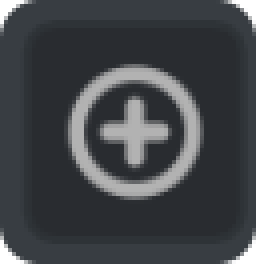
#> input picture website/content/en/images/add-object.png, 64 x 66 px (shown 4 times larger)
$ python -i make-images.py   (imports and definitions only)
#> lines starting #> are read from the running program, lines starting #| are printed output that depends on the picture; after the words box and inside, x2 and y2 are one past the last pixel; in counts of white or black regions, pixels touching at a corner belong together
#> further down, picture is the input picture: PIL image 64x66 P; mean R, G, B, A 61.4, 64.8, 68.6, 249.8
#!/usr/bin/env python3
"""make-images.py [--reprompt-crops] [--crop-only] [--lang <code>[,<code>...]] [capture...]

Takes every picture the documentation, the README and the website show, and
writes each one to the path make-images/pictures.yaml gives it. With no name,
it takes every capture of the list. Name captures, and it redoes those only:

    make-images.py input-states tab-graph
    make-images.py --reprompt-crops tab-graph
    make-images.py --lang fr tab-csv

The captures are taken in a compositor of their own, on a screen no monitor
shows. They come out the same on every machine, and the desktop is left alone.
Keep working while the command runs.

--reprompt-crops opens each picture in pick.html before the cut, to draw its
rectangle with the mouse. The same rectangle is used in every language, so you
draw it on the captures of the first language of the run.

--crop-only cuts the captures that are already there. It takes no new capture,
and it builds nothing.

--lang takes those languages only. Without it, the run takes every language the
app is translated into. A code the app has no translation for is an error.

--settle is how long a window is given to draw, in milliseconds, before its
capture is taken. Raise it if a capture holds a window that is still opening.

CAPTURES says where the captures land, PICTURES which list to read, BUILD_DIR
which build directory to compile in and take the app from, SETTLE what --settle
defaults to.

The run needs:

- kwin_wayland, spectacle and kscreen-doctor, all of KDE
- dbus-run-session and a systemd user session
- a C++ compiler and pkg-config, for physical-size.cpp
- PyYAML and Pillow

One document serves every language, and make-images/documents/overrides/<code>/
holds what changes in a language.

README.md, next to this script, documents the list, the documents, the patches
and the rectangles.
"""

import argparse
import contextlib
import functools
import http.server
import itertools
import json
import os
import shlex
import subprocess
import sys
import tempfile
import threading
import urllib.parse
import webbrowser
from pathlib import Path

import yaml
from PIL import Image, ImageChops, ImageMath, ImageStat

HERE = Path(__file__).resolve().parent
ROOT = HERE.parents[1]
# the list, the documents it names, the patches, and the rectangle picker page
DATA = HERE / "make-images"
DOCUMENTS = DATA / "documents"
OVERRIDES = DOCUMENTS / "overrides"
PICKER = DATA / "pick.html"
PHYSICAL_SIZE = DATA / "physical-size.cpp"

# overrides with these suffixes are merged into the document, and any other
# override replaces it whole
MERGED = {".zg", ".yaml"}

BUILD = Path(os.environ.get("BUILD_DIR") or ROOT / "build-zg-debug-clang")
LIST = Path(os.environ.get("PICTURES") or DATA / "pictures.yaml")
CAPTURES = Path(os.environ.get("CAPTURES") or ROOT / "captures")

# the radius of KWin's rounded corners, measured on a capture's alpha. It is in
# capture pixels, so it follows SCALE
RADIUS = 10

# the palette entries for non-opaque pixels in a 256-color picture: the rounded
# corners and the window shadow
ALPHA_LEVELS = 64

# the thresholds of an ordered dither: a 4x4 Bayer matrix of 0 to 15, one row
# per bytes object
BAYER = (b"\x00\x08\x02\x0a", b"\x0c\x04\x0e\x06", b"\x03\x0b\x01\x09", b"\x0f\x07\x0d\x05")

# the capture screen, a copy of the monitor the pictures are measured on. Every
# rectangle in the list is in SCALE pixels, so a new SCALE needs every rectangle
# redrawn, and a new pictureScale in src/QML/DocPane.qml, which draws the
# pictures at this scale. SCREEN is in the same pixels, and must fit the list's
# biggest window with its frame and drop shadow. SCREEN_MM is the monitor's
# physical size, which sets how big the app draws the graph: see
# physical-size.cpp
SCALE = 1.6
SCREEN = (3840, 2160)
SCREEN_MM = (699, 395)
# the socket KWin listens on, and the name of its only screen. Every run uses
# the same name, so a second run stops on the socket instead of re-patching
# sources that a run already patched
SOCKET = "zg-shot"
SCREEN_NAME = "Virtual-0"
# set in the run that KWin starts, so that run only takes the captures
SEALED = "MAKE_IMAGES_SEALED"

# how long a window gets to draw before the capture, in milliseconds
SETTLE = int(os.environ.get("SETTLE") or 2000)


def fail(message):
    sys.exit(f"make-images.py: {message}")


# [7 lines left out: function run, not called in this run]


def git(*args):
    return run(["git", "-C", str(ROOT), *args])


def build():
    print("== compiling the app")
    run(["meson", "compile", "-C", str(BUILD)])


def near(path):
    """The absolute form of a path. The list gives every path from the repository root."""
    return Path(os.path.normpath(ROOT / path))


# ---------------------------------------------------------- the compositor


# [122 lines left out: functions sealed, rescale, physical_size_library, languages, chosen, write_rect, not called in this run]


# ------------------------------------------------------------ the documents


def read_yaml(path):
    """The tree a YAML file holds, an empty mapping when the file is not there."""
    return (yaml.safe_load(path.read_text()) or {}) if path.is_file() else {}


# [15 lines left out: function merge, not called in this run]


class Documents:
    """The documents of one language, written over the folder they come from.

    It is a context manager: the base documents are written back when the block
    ends, whatever ends it.

    The documents of that folder are the base ones. overrides/<code>/ holds what
    changes in a language: all.yaml applies to every document, and a file named
    after a document applies to that one. all.yaml is applied last, so it sets
    the language of the run.

    A document that holds no YAML, such as the CSV that states.patch imports, is
    replaced by the override of the same name.

    The documents are written in the folder itself, and not in a copy under
    /tmp, because states.patch opens the CSV from the directory of the document.
    A copy under /tmp would show a /tmp path in the CSV import panel, and would
    load nothing.
    """

    def __init__(self):
        self.base = {path: path.read_bytes()
                     for path in sorted(DOCUMENTS.iterdir()) if path.is_file()}

    def __enter__(self):
        return self

    def __exit__(self, *exc):
        for path, base in self.base.items():
            path.write_bytes(base)

    # [263 lines left out: functions content, check, use, patched, write_settings, shoot and 6 more, not called in this run]


def reduce_colors(picture):
    """The picture in a palette of 256 colors.

    Pillow dithers only an RGB picture. So the opaque pixels take a median cut
    of the RGB picture, with Floyd-Steinberg dithering. The other pixels take
    ALPHA_LEVELS even levels of alpha with an ordered dither, each level in the
    mean color of its pixels.
    """
    rgba = picture.convert("RGBA")
    rgb = rgba.convert("RGB")
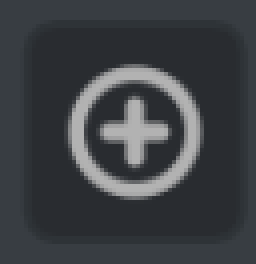
#> rgb: PIL image 64x66 RGB (shown 4 times larger); mean R, G, B 61.4, 64.8, 68.6
    alpha = rgba.getchannel("A")
    opaque = alpha.point(lambda a: 255 if a == 255 else 0)
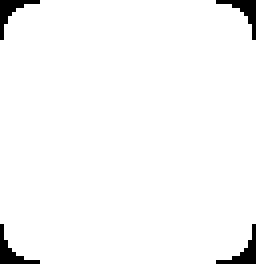
#> opaque: PIL image 64x66 L (shown 4 times larger); 97.1% white; 4 black regions, box (x1, y1, x2, y2) and area: (0, 0, 10, 10) 31, (54, 0, 64, 10) 31, (0, 56, 10, 66) 31, (54, 56, 64, 66) 31

    width, height = rgba.size
#> width = 64; height = 66
    rows = [(row * (width // 4 + 1))[:width] for row in BAYER]
    bayer = Image.frombytes("L", rgba.size, b"".join(rows[y % 4] for y in range(height)))
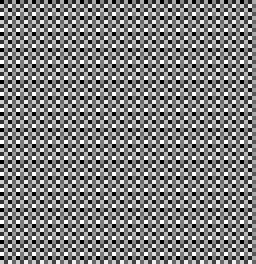
#> bayer: PIL image 64x66 L (shown 4 times larger); min 0, max 15, mean 7.48; drawn with min black and max white

    # the level of each pixel, floor(a / step + b / 16) with
    # step = 255 / (ALPHA_LEVELS - 1), and 255 on an opaque pixel
    level = ImageMath.lambda_eval(
        lambda x: (x["a"] * (ALPHA_LEVELS - 1) * 16 + x["b"] * 255) / (255 * 16),
        a=alpha, b=bayer).convert("L")
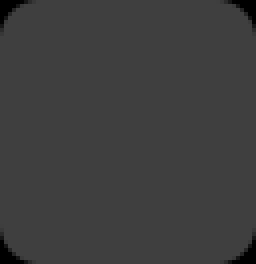
#> level: PIL image 64x66 L (shown 4 times larger); min 0, max 63, mean 61.7
    level.paste(255, mask=opaque)
    counts = level.histogram()
#> counts = 256 values, max 4100 at index 255, min 0 at index 3, mean 16.5
    levels = [i for i in range(ALPHA_LEVELS) if counts[i]]
#> levels = [0, 1, 2, 21, 22, 23, 37, 38, 42, 43, 55, 56, 57, 62, 63]

    quantized = rgb.quantize(256 - len(levels), method=Image.Quantize.MEDIANCUT,
                             dither=Image.Dither.FLOYDSTEINBERG)
    first = quantized.getextrema()[1] + 1
#> first = 240
    palette = quantized.getpalette()[:3 * first]
#> palette = 720 values, max 178 at index 0, min 41 at index 714, mean 106.6
    transparency = [255] * first
#> transparency = 240 values from 255 to 255

    lut = [0] * 256
    for entry, i in enumerate(levels, start=first):
        lut[i] = entry
        mask = level.point(lambda v, i=i: 255 if v == i else 0)
        palette += [round(c) for c in ImageStat.Stat(rgb, mask).mean]
        transparency.append(round(ImageStat.Stat(alpha, mask).mean[0]))
#> this loop made 15 passes
#> i on passes 1 to 12: 0, 1, 2, 21, 22, 23, 37, 38, 42, 43, 55, 56
#> pass 1, in reduce_colors, `mask = level.point(lambda v, i=i: 255 if v == i else 0)`:
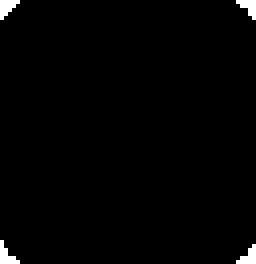
#> mask: PIL image 64x66 L (shown 4 times larger); 1.4% white; 4 white regions (4 under 20 px)
#> pass 3, in reduce_colors, `mask = level.point(lambda v, i=i: 255 if v == i else 0)`:
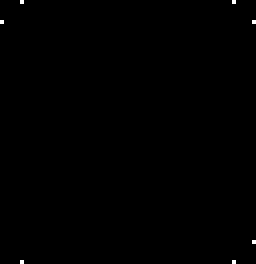
#> mask: PIL image 64x66 L (shown 4 times larger); 0.17% white in thin lines or dots
#> after the loop, lut = 256 values, max 254 at index 63, min 0 at index 3, mean 14.47; palette = 765 values, max 178 at index 0, min 41 at index 714, mean 103.9; transparency = 255 values, max 255 at index 0, min 0 at index 240, mean 248.3

    indices = level.point(lut)
    indices.paste(Image.frombytes("L", rgba.size, quantized.tobytes()), mask=opaque)
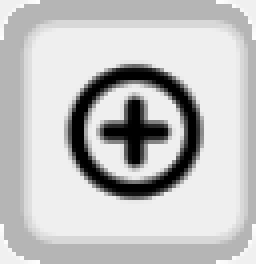
#> indices: PIL image 64x66 L (shown 4 times larger); min 0, max 254, mean 194.3
    reduced = Image.frombytes("P", rgba.size, indices.tobytes())
#> reduced: PIL image 64x66 P; every value is 0
    reduced.putpalette(palette)
    if levels:
        reduced.info["transparency"] = bytes(transparency)
    return reduced


# [76 lines left out: functions cut, crop_all, main, not called in this run]


# [2 lines not run here, left out]

>>> from PIL import Image
>>> picture = Image.open('../content/en/images/add-object.png')
>>> result = reduce_colors(picture)
